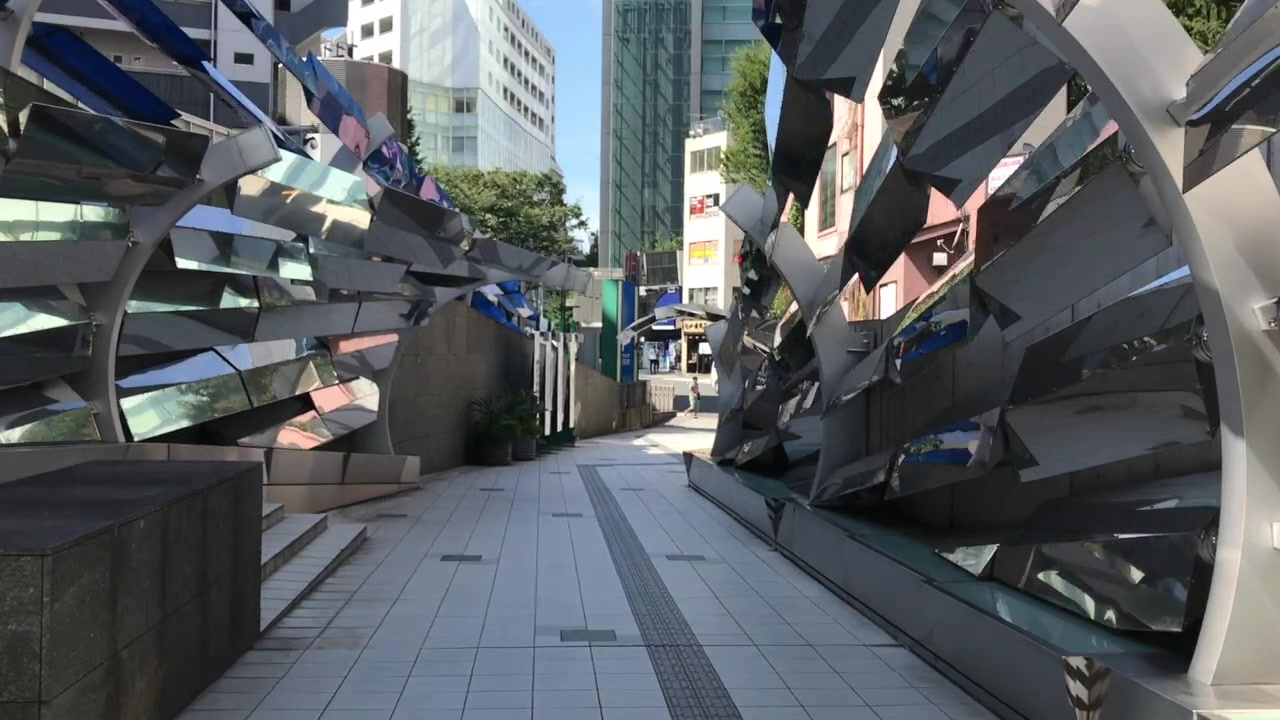
#> input picture Glitch-OpenCV/Glitch-video/src_slicing/image-00005.jpg, 1280 x 720 px, given in place of image-00001.jpg, which was not available
$ python ImgCrop.py
#> lines starting #> are read from the running program, lines starting #| are printed output that depends on the picture
from PIL import Image

def crop_center(pil_img, crop_width, crop_height):
    img_width, img_height = pil_img.size
    return pil_img.crop(((img_width - crop_width) // 2, (img_height - crop_height) // 2, (img_width + crop_width) // 2, (img_height + crop_height) // 2))


for i in range(1,1584):

    num = "%05d" % i
    in_path = "src_slicing/image-" + num + ".jpg"
    out_path = "src_cropped/image-" + num + ".jpg"
    img = Image.open(in_path)
#> img is the input picture: PIL image 1280x720 RGB; mean R, G, B 88.8, 93.6, 97.9
    img_new = crop_center(img, 720, 720)
#> in crop_center, `return pil_img.crop(((img_width - crop_width) // 2, (img_height - crop..`:
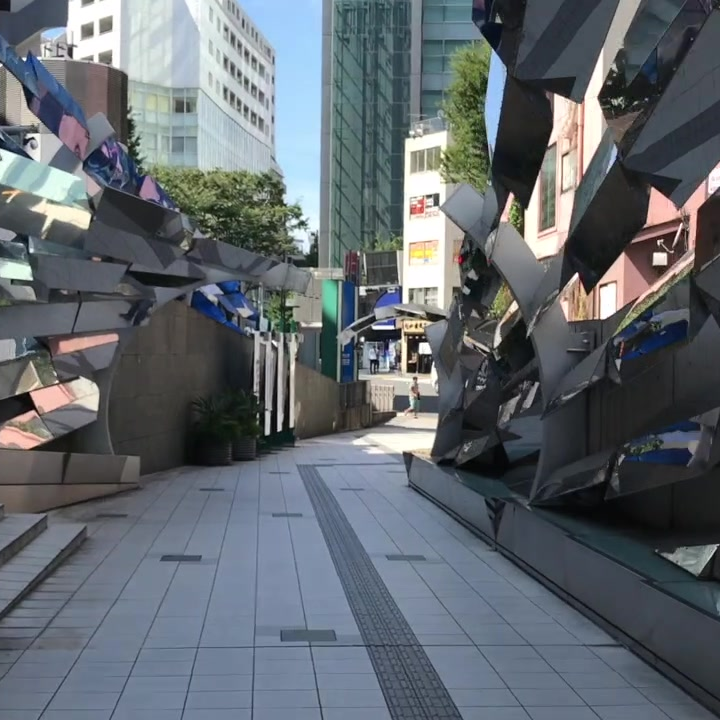
#> returned value: PIL image 720x720 RGB; mean R, G, B 98, 104.7, 110.9
    img_new.save(out_path, quality=100)

    print("cropped", i)
#> pass 2 of the loop `for i in range(1,1584):`:
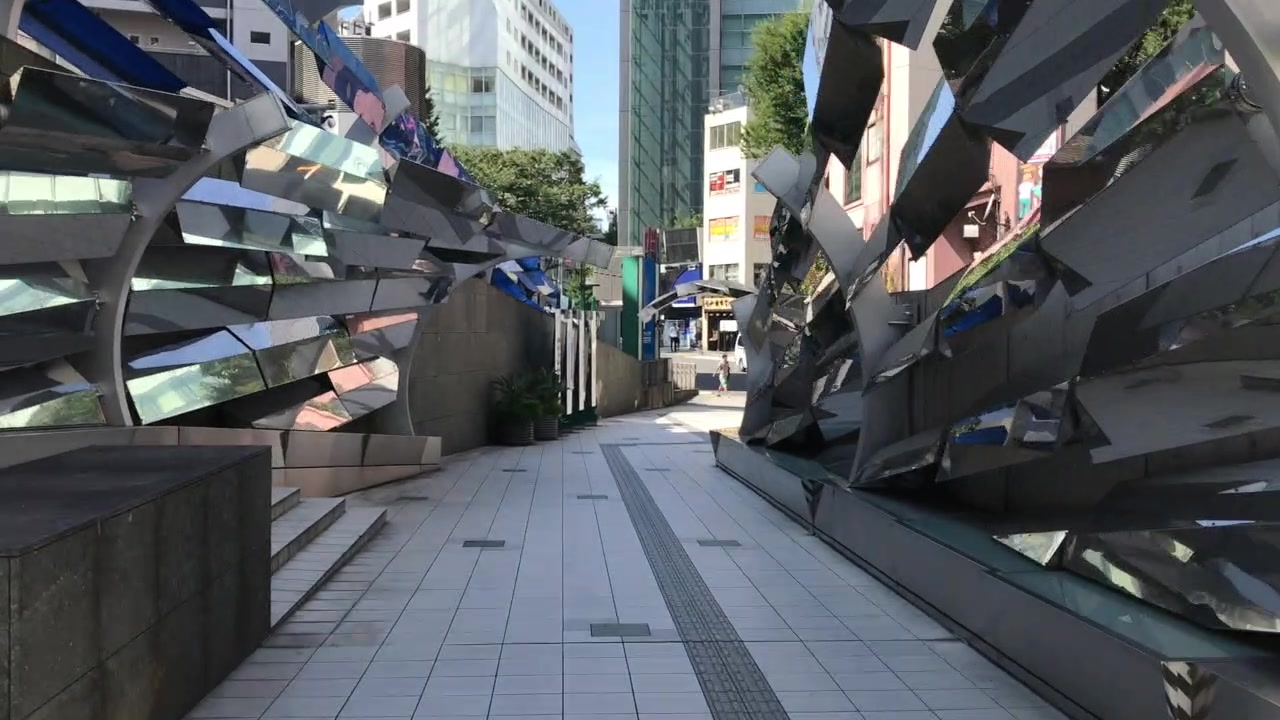
#> input picture Glitch-OpenCV/Glitch-video/src_slicing/image-00008.jpg, 1280 x 720 px, given in place of image-00002.jpg, which was not available
#> img is the input picture: PIL image 1280x720 RGB; mean R, G, B 87.3, 91.8, 96.9
#> in crop_center (call 2), `return pil_img.crop(((img_width - crop_width) // 2, (img_height - crop..`:
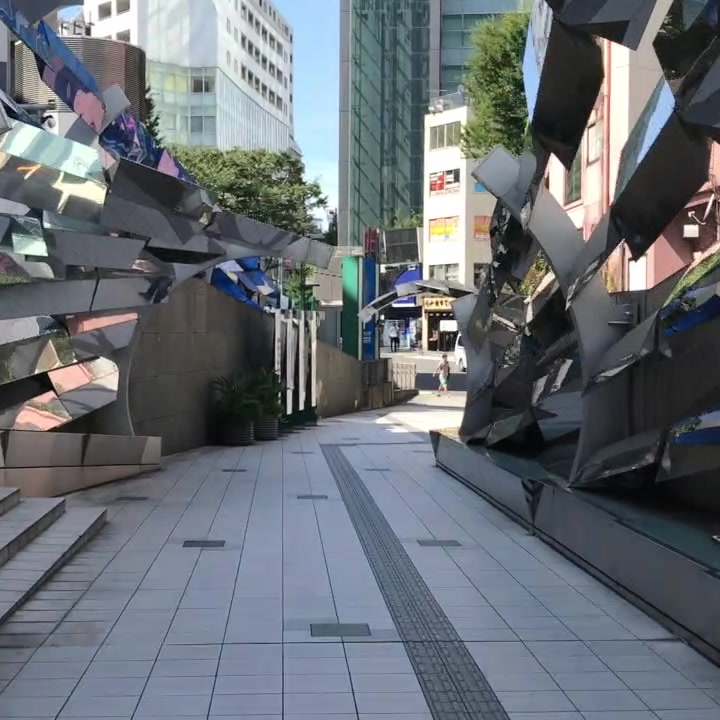
#> returned value: PIL image 720x720 RGB; mean R, G, B 104.6, 110.5, 116.9
#> (the run stopped early here; a loop or call above may not have finished)
